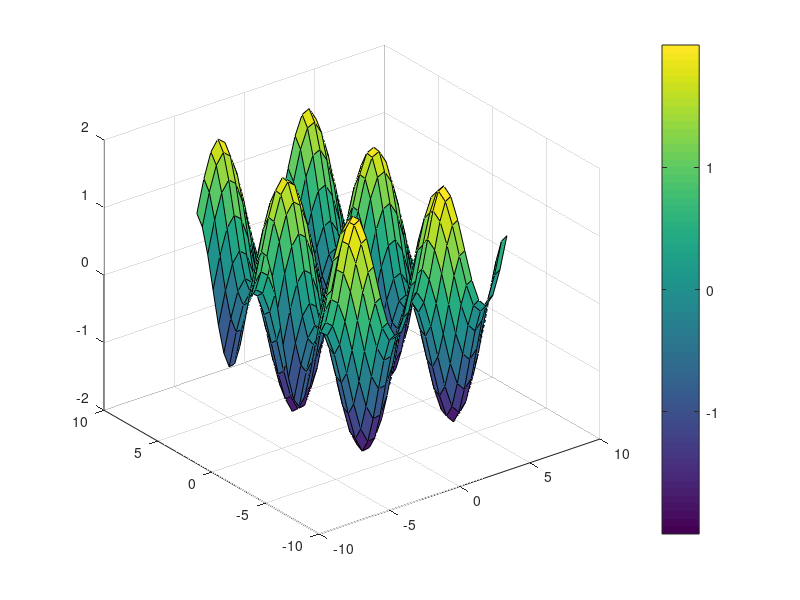

The MATLAB source for this figure:
%Create some 3D data and plot it
%Generate x adn y coordinates first using meshgrid function
x = -2*pi:0.5:2*pi;
[X, Y] = meshgrid(x);
Z = sin(X) + cos(Y);

figure(4)
%Surface
surf(X, Y, Z);
%Annotate, add labels and so on
colorbar %Adds color bar to the side which shows min and max values
